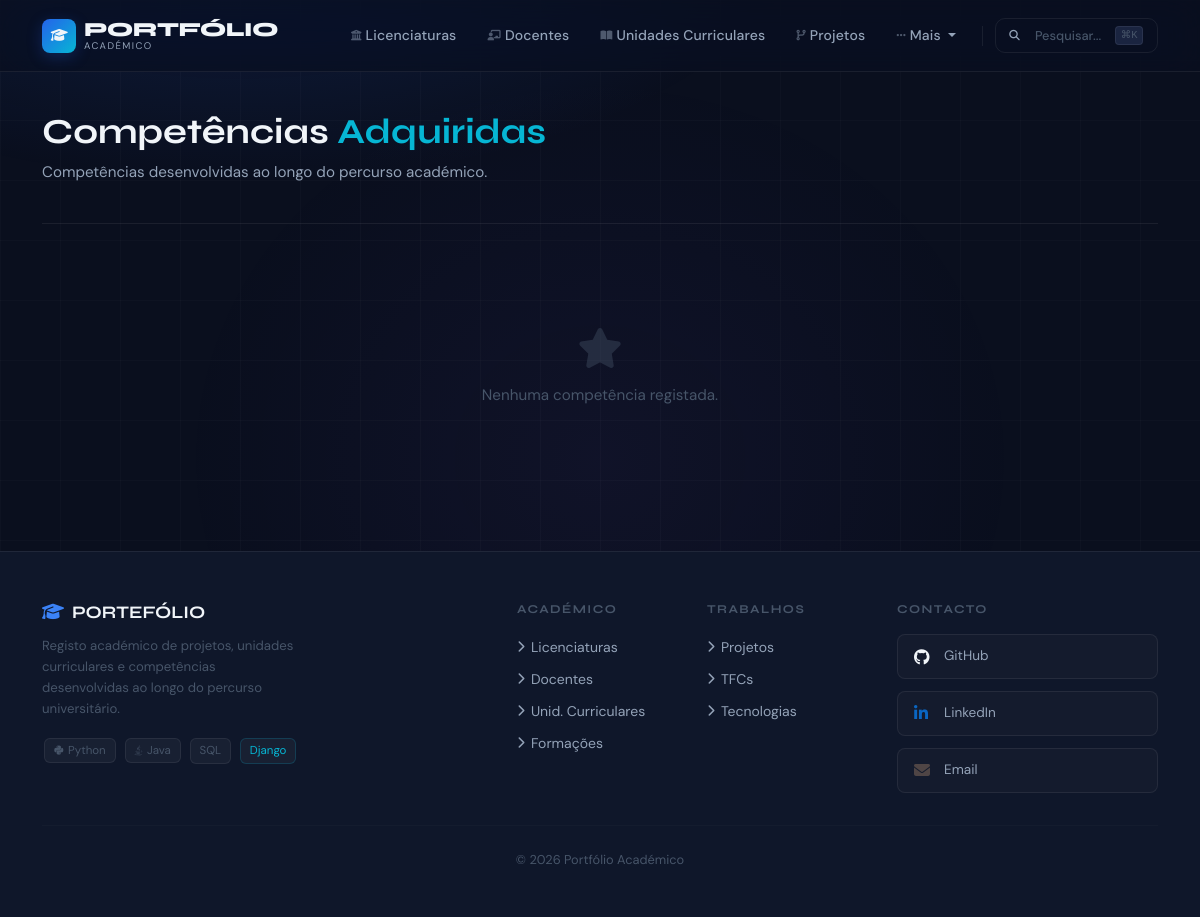
The page /portfolio/competencias/ on the database as committed earlier.
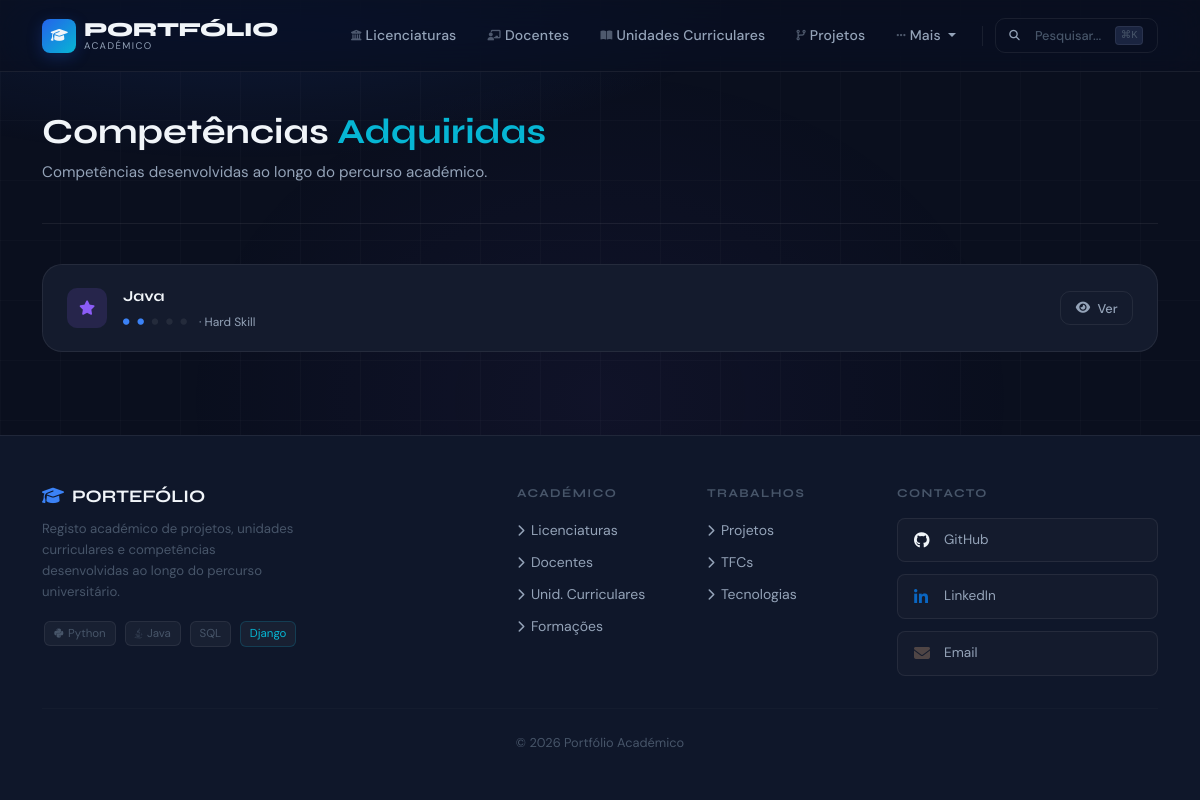
The same page on the database as committed later.
### portfolio/models.py (models this page shows, shortened)
class Competencia(models.Model):
    nome = models.CharField(max_length=100)
    nivel = models.IntegerField()
    descricao = models.TextField(blank=True)
    tipo = models.CharField(max_length=50, blank=True)
    tecnologias = models.ManyToManyField(
        Tecnologia, blank=True, related_name="competencias"
    )
    class Meta:
        verbose_name_plural = "Competências"

### portfolio/views.py (the view)
# urls.py: path('competencias/', views.competencias_view, name='competencias'),
def competencias_view(request):
    return render(request, 'portfolio/competencias.html', {'competencias': Competencia.objects.prefetch_related('tecnologias').all()})

### portfolio/templates/portfolio/competencias.html (shortened to what this page needs)
{% extends "portfolio/base.html" %}
{% block content %}
<div class="page-header">
    <div>
        <h2>Competências <span class="text-accent">Adquiridas</span></h2>
        <p>Competências desenvolvidas ao longo do percurso académico.</p>
    </div>
</div>
{% if competencias %}
<div style="display:flex;flex-direction:column;gap:.75rem;">
    {% for c in competencias %}
    <div style="background:var(--sf);border:1px solid var(--bd);border-radius:var(--rl);padding:1.25rem 1.5rem;display:flex;align-items:center;justify-content:space-between;gap:1rem;flex-wrap:wrap;transition:var(--tr);"
         onmouseover="this.style.borderColor='rgba(37,99,235,.4)'"
         onmouseout="this.style.borderColor='rgba(255,255,255,.07)'">
        <div style="display:flex;align-items:center;gap:1rem;flex:1;">
            <div style="width:40px;height:40px;border-radius:10px;background:rgba(139,92,246,.15);display:grid;place-items:center;flex-shrink:0;">
                <i class="fas fa-star" style="color:var(--acc2);font-size:.9rem;"></i>
            </div>
            <div style="flex:1;">
                <div style="font-family:var(--fd);font-weight:700;font-size:.95rem;color:var(--tp);margin-bottom:.3rem;">{{ c.nome }}</div>
                <div style="display:flex;align-items:center;gap:.5rem;">
                    {% for i in "12345" %}
                    <i class="fas fa-circle" style="font-size:.4rem;color:{% if forloop.counter <= c.nivel %}var(--pri-l){% else %}var(--bd){% endif %};"></i>
                    {% endfor %}
                    {% if c.tipo %}<span style="font-size:.75rem;color:var(--ts);margin-left:.25rem;">· {{ c.tipo }}</span>{% endif %}
                </div>
            </div>
        </div>
        <div style="display:flex;align-items:center;gap:.5rem;">
            <a href="{% url 'competencias_detail' c.id %}" class="btn-ghost" style="font-size:.8rem;padding:.4rem .9rem;">
                <i class="fas fa-eye"></i>Ver
            </a>
        </div>
    </div>
    {% endfor %}
</div>
{% else %}
<div class="empty-state">
    <i class="fas fa-star"></i>
    <p>Nenhuma competência registada.</p>
</div>
{% endif %}
{% endblock %}

Rows that differ between the two databases and show on the page:
added Competencia: nome "Java", nivel 2 (drawn), tipo "Hard Skill"
Other text that changed with them:
text no longer shown: "Nenhuma competência registada."
